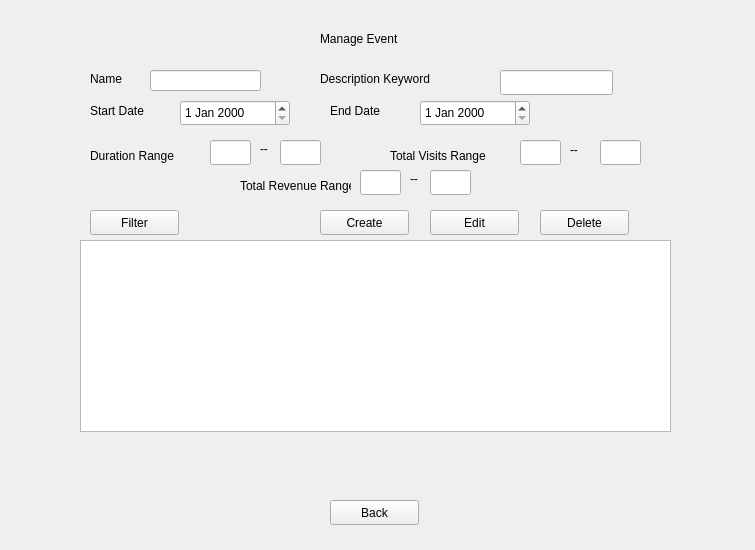
<?xml version="1.0" encoding="UTF-8"?>
<ui version="4.0">
 <class>Form</class>
 <widget class="QWidget" name="Form">
  <property name="geometry">
   <rect>
    <x>0</x>
    <y>0</y>
    <width>755</width>
    <height>550</height>
   </rect>
  </property>
  <property name="windowTitle">
   <string>Form</string>
  </property>
  <widget class="QLabel" name="label">
   <property name="geometry">
    <rect>
     <x>320</x>
     <y>30</y>
     <width>151</width>
     <height>17</height>
    </rect>
   </property>
   <property name="text">
    <string>Manage Event</string>
   </property>
  </widget>
  <widget class="QLabel" name="label_2">
   <property name="geometry">
    <rect>
     <x>90</x>
     <y>70</y>
     <width>67</width>
     <height>17</height>
    </rect>
   </property>
   <property name="text">
    <string>Name</string>
   </property>
  </widget>
  <widget class="QLineEdit" name="lineEdit">
   <property name="geometry">
    <rect>
     <x>150</x>
     <y>70</y>
     <width>111</width>
     <height>21</height>
    </rect>
   </property>
   <property name="text">
    <string/>
   </property>
  </widget>
  <widget class="QLabel" name="label_3">
   <property name="geometry">
    <rect>
     <x>320</x>
     <y>70</y>
     <width>151</width>
     <height>17</height>
    </rect>
   </property>
   <property name="text">
    <string>Description Keyword</string>
   </property>
  </widget>
  <widget class="QLineEdit" name="lineEdit_2">
   <property name="geometry">
    <rect>
     <x>500</x>
     <y>70</y>
     <width>113</width>
     <height>25</height>
    </rect>
   </property>
   <property name="text">
    <string/>
   </property>
  </widget>
  <widget class="QLabel" name="label_4">
   <property name="geometry">
    <rect>
     <x>90</x>
     <y>100</y>
     <width>81</width>
     <height>21</height>
    </rect>
   </property>
   <property name="text">
    <string>Start Date</string>
   </property>
  </widget>
  <widget class="QDateEdit" name="dateEdit">
   <property name="geometry">
    <rect>
     <x>180</x>
     <y>100</y>
     <width>110</width>
     <height>26</height>
    </rect>
   </property>
  </widget>
  <widget class="QLabel" name="label_5">
   <property name="geometry">
    <rect>
     <x>330</x>
     <y>100</y>
     <width>81</width>
     <height>21</height>
    </rect>
   </property>
   <property name="text">
    <string>End Date</string>
   </property>
  </widget>
  <widget class="QDateEdit" name="dateEdit_2">
   <property name="geometry">
    <rect>
     <x>420</x>
     <y>100</y>
     <width>110</width>
     <height>26</height>
    </rect>
   </property>
  </widget>
  <widget class="QPushButton" name="pushButton_3">
   <property name="geometry">
    <rect>
     <x>430</x>
     <y>210</y>
     <width>89</width>
     <height>25</height>
    </rect>
   </property>
   <property name="text">
    <string>Edit</string>
   </property>
  </widget>
  <widget class="QPushButton" name="pushButton_4">
   <property name="geometry">
    <rect>
     <x>540</x>
     <y>210</y>
     <width>89</width>
     <height>25</height>
    </rect>
   </property>
   <property name="text">
    <string>Delete</string>
   </property>
  </widget>
  <widget class="QPushButton" name="pushButton_2">
   <property name="geometry">
    <rect>
     <x>320</x>
     <y>210</y>
     <width>89</width>
     <height>25</height>
    </rect>
   </property>
   <property name="text">
    <string>Create</string>
   </property>
  </widget>
  <widget class="QPushButton" name="pushButton">
   <property name="geometry">
    <rect>
     <x>90</x>
     <y>210</y>
     <width>89</width>
     <height>25</height>
    </rect>
   </property>
   <property name="text">
    <string>Filter</string>
   </property>
  </widget>
  <widget class="QLabel" name="label_6">
   <property name="geometry">
    <rect>
     <x>90</x>
     <y>140</y>
     <width>111</width>
     <height>31</height>
    </rect>
   </property>
   <property name="text">
    <string>Duration Range</string>
   </property>
  </widget>
  <widget class="QLineEdit" name="lineEdit_3">
   <property name="geometry">
    <rect>
     <x>210</x>
     <y>140</y>
     <width>41</width>
     <height>25</height>
    </rect>
   </property>
   <property name="text">
    <string/>
   </property>
  </widget>
  <widget class="QLineEdit" name="lineEdit_4">
   <property name="geometry">
    <rect>
     <x>280</x>
     <y>140</y>
     <width>41</width>
     <height>25</height>
    </rect>
   </property>
   <property name="text">
    <string/>
   </property>
  </widget>
  <widget class="QLabel" name="label_7">
   <property name="geometry">
    <rect>
     <x>260</x>
     <y>140</y>
     <width>21</width>
     <height>17</height>
    </rect>
   </property>
   <property name="text">
    <string>--</string>
   </property>
  </widget>
  <widget class="QLineEdit" name="lineEdit_5">
   <property name="geometry">
    <rect>
     <x>520</x>
     <y>140</y>
     <width>41</width>
     <height>25</height>
    </rect>
   </property>
   <property name="text">
    <string/>
   </property>
  </widget>
  <widget class="QLabel" name="label_9">
   <property name="geometry">
    <rect>
     <x>390</x>
     <y>140</y>
     <width>121</width>
     <height>31</height>
    </rect>
   </property>
   <property name="text">
    <string>Total Visits Range</string>
   </property>
  </widget>
  <widget class="QLineEdit" name="lineEdit_6">
   <property name="geometry">
    <rect>
     <x>600</x>
     <y>140</y>
     <width>41</width>
     <height>25</height>
    </rect>
   </property>
   <property name="text">
    <string/>
   </property>
  </widget>
  <widget class="QLabel" name="label_8">
   <property name="geometry">
    <rect>
     <x>570</x>
     <y>140</y>
     <width>21</width>
     <height>20</height>
    </rect>
   </property>
   <property name="text">
    <string>--</string>
   </property>
  </widget>
  <widget class="QPushButton" name="pushButton_5">
   <property name="geometry">
    <rect>
     <x>330</x>
     <y>500</y>
     <width>89</width>
     <height>25</height>
    </rect>
   </property>
   <property name="text">
    <string>Back</string>
   </property>
  </widget>
  <widget class="QTableWidget" name="tableWidget">
   <property name="geometry">
    <rect>
     <x>80</x>
     <y>240</y>
     <width>591</width>
     <height>192</height>
    </rect>
   </property>
  </widget>
  <widget class="QLabel" name="label_10">
   <property name="geometry">
    <rect>
     <x>410</x>
     <y>170</y>
     <width>21</width>
     <height>17</height>
    </rect>
   </property>
   <property name="text">
    <string>--</string>
   </property>
  </widget>
  <widget class="QLineEdit" name="lineEdit_7">
   <property name="geometry">
    <rect>
     <x>430</x>
     <y>170</y>
     <width>41</width>
     <height>25</height>
    </rect>
   </property>
   <property name="text">
    <string/>
   </property>
  </widget>
  <widget class="QLabel" name="label_11">
   <property name="geometry">
    <rect>
     <x>240</x>
     <y>170</y>
     <width>111</width>
     <height>31</height>
    </rect>
   </property>
   <property name="text">
    <string>Total Revenue Range</string>
   </property>
  </widget>
  <widget class="QLineEdit" name="lineEdit_8">
   <property name="geometry">
    <rect>
     <x>360</x>
     <y>170</y>
     <width>41</width>
     <height>25</height>
    </rect>
   </property>
   <property name="text">
    <string/>
   </property>
  </widget>
 </widget>
 <resources/>
 <connections/>
</ui>
